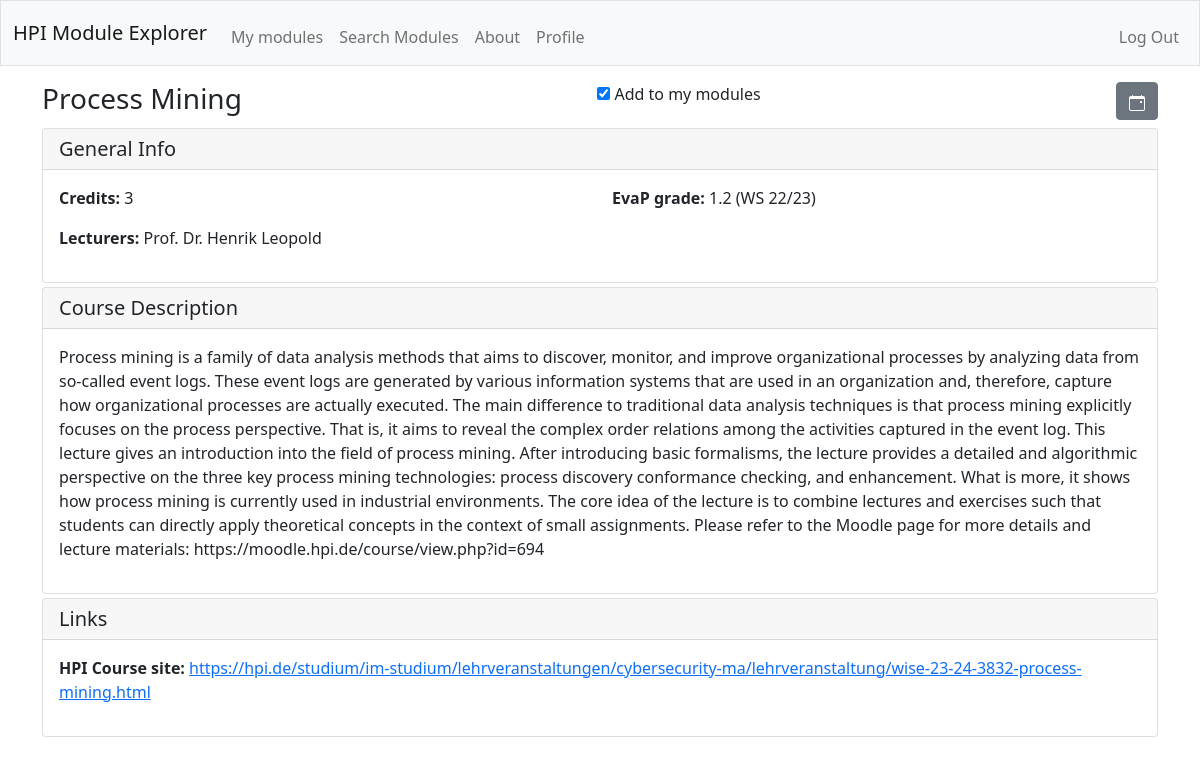
Page /module/wise-23-24-3832-process-mining.html (signed in) on the committed database.
### tables this page shows
CREATE TABLE modules (
    url_trimmed PRIMARY KEY,
    full_url TEXT NOT NULL,
    website TEXT,
    title TEXT NOT NULL,
    credits INTEGER NOT NULL,
    evap_grade INTEGER NOT NULL,
    evap_semester INTEGER NOT NULL,
    module_description TEXT,
    lecturers TEXT
);

### app.py (the view)
@app.route("/module/<url_trimmed>")
@login_required
def module(url_trimmed):
    module_info = get_module_info(session["user_id"], url_trimmed)
    if module_info.get("is_enrolled") == 1:
        module_info["checkbox_status"] = "checked"
    else:
        module_info["checkbox_status"] = None
    return render_template("module.html", module_info=module_info)

### app.py (called while the page is built)
@app.after_request
def after_request(response):
    response.headers["Cache-Control"] = "no-cache, no-store, must-revalidate"
    response.headers["Expires"] = 0
    response.headers["Pragma"] = "no-cache"
    return response

### db_queries.py (called while the page is built)
def get_module_info(user_id, url_trimmed):
    res = db.execute(
        """
        SELECT modules.*,
            CASE WHEN um.enrolled_count > 0 THEN 1 ELSE 0 END AS is_enrolled
        FROM modules
        LEFT JOIN (
            SELECT url_trimmed, COUNT(user_id) AS enrolled_count
            FROM user_modules
            WHERE user_id = ?
            GROUP BY url_trimmed
        ) AS um ON modules.url_trimmed = um.url_trimmed
        WHERE modules.url_trimmed = ?;
        """,
        user_id,
        url_trimmed
        )
    if res:
        return res[0]
    return {}

### helpers.py (called while the page is built)
def login_required(f):
    @wraps(f)
    def decorated_function(*args, **kwargs):
        if session.get("user_id") is None:
            return redirect("/login")
        return f(*args, **kwargs)
    return decorated_function

### templates/module.html (shortened to what this page needs)
{% extends "layout.html" %}
{% block main %}
<div id="module-info" class="container">
    <div class="d-flex justify-content-between align-items-start mb-1">
        <h3>{{ module_info.get("title") }}</h3>
        <div>
            <input type="checkbox" id="enroll_checkbox" name="{{ module_info.get('url_trimmed') }}" {{ module_info.get('checkbox_status') }}>
            <label for="enroll_checkbox"> Add to my modules </label><br>
        </div>
        <button class="btn btn-secondary" type="download">
        </button>
    </div>
    <div class="card mb-1" id="general-content-card">
        <h5 class="card-header">General Info</h5>
        <div class="card-body">
            <div class="row">
                <div class="col-12 col-md-6 col-l-4">
                    <p>
                        <span class="fw-bold">Credits: </span>
                        <span>{{ module_info.get("credits") }}</span>
                    </p>
                </div>
                <div class="col-12 col-md-6 col-l-4">
                    <p>
                        <span class="fw-bold">EvaP grade: </span>
                        <span>{{ module_info.get("evap_grade") }} ({{module_info.get("evap_semester")}})</span>
                    </p>
                </div>
                <div class="col-12 col-md-6 col-l-4">
                    <p>
                        <span class="fw-bold">Lecturers: </span>
                        {% if module_info.get("lecturers") %}
                            <span>{{ ", ".join(module_info.get("lecturers").strip("[]").split("', '"))}}</span>
                        {% else %}
                            <span>were not found</span>
                        {% endif %}
                    </p>
                </div>
            </div>
        </div>
    </div>
    <div class="card mb-1" id="description-card">
        <h5 class="card-header">Course Description</h5>
        <div class="card-body">
            <p>{{ module_info.get("module_description") }}</p>
        </div>
    </div>
    <div class="card mb-1" id="link-card">
        <h5 class="card-header">Links</h5>
        <div class="card-body">
            <p>
                <span class="fw-bold">HPI Course site: </span>
                <a href="{{ module_info.get('full_url') }}">{{ module_info.get("full_url") }}</a>
            </p>
        </div>
    </div>
</div>
{% endblock %}

### rows in the picture
modules: get "Process Mining", get "1.2", get "WS 22/23", lecturers "Prof. Dr. Henrik Leopold", get "Process mining is a family of data analysis methods that aims to discover, monitor, and improve organizational processes by analyzing data from so-called event logs. These event logs are generated by various information systems that are used in an organization and, therefore, capture how organizational processes are actually executed. The main difference to traditional data analysis techniques is that process mining explicitly focuses on the process perspective. That is, it aims to reveal the complex order relations among the activities captured in the event log. This lecture gives an introduction into the field of process mining. After introducing basic formalisms, the lecture provides a…", get "https://hpi.de/studium/im-studium/lehrveranstaltungen/cybersecurity-ma/lehrveranstaltung/wise-23-24-3832-process-mining.html"

### other values in the picture
{{ module_info.get("credits") }} "3"
